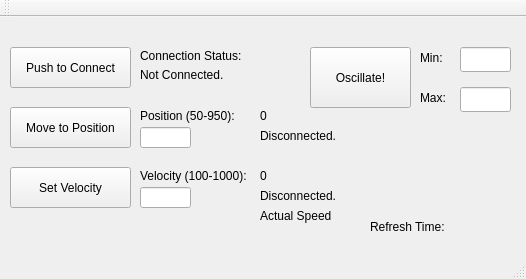
<?xml version="1.0" encoding="UTF-8"?>
<ui version="4.0">
 <class>MainWindow</class>
 <widget class="QMainWindow" name="MainWindow">
  <property name="geometry">
   <rect>
    <x>0</x>
    <y>0</y>
    <width>526</width>
    <height>279</height>
   </rect>
  </property>
  <property name="windowTitle">
   <string>MainWindow</string>
  </property>
  <widget class="QWidget" name="centralWidget">
   <widget class="QPushButton" name="connectButton">
    <property name="geometry">
     <rect>
      <x>10</x>
      <y>30</y>
      <width>121</width>
      <height>41</height>
     </rect>
    </property>
    <property name="text">
     <string>Push to Connect</string>
    </property>
   </widget>
   <widget class="QLabel" name="label_connection">
    <property name="geometry">
     <rect>
      <x>140</x>
      <y>30</y>
      <width>121</width>
      <height>17</height>
     </rect>
    </property>
    <property name="font">
     <font>
      <pointsize>9</pointsize>
     </font>
    </property>
    <property name="text">
     <string>Connection Status:</string>
    </property>
   </widget>
   <widget class="QPushButton" name="posButton">
    <property name="geometry">
     <rect>
      <x>10</x>
      <y>90</y>
      <width>121</width>
      <height>41</height>
     </rect>
    </property>
    <property name="text">
     <string>Move to Position</string>
    </property>
   </widget>
   <widget class="QLineEdit" name="posInput">
    <property name="geometry">
     <rect>
      <x>140</x>
      <y>110</y>
      <width>51</width>
      <height>21</height>
     </rect>
    </property>
   </widget>
   <widget class="QLineEdit" name="velInput">
    <property name="geometry">
     <rect>
      <x>140</x>
      <y>170</y>
      <width>51</width>
      <height>21</height>
     </rect>
    </property>
   </widget>
   <widget class="QLabel" name="label_position">
    <property name="geometry">
     <rect>
      <x>140</x>
      <y>90</y>
      <width>121</width>
      <height>17</height>
     </rect>
    </property>
    <property name="font">
     <font>
      <pointsize>9</pointsize>
     </font>
    </property>
    <property name="text">
     <string>Position (50-950):</string>
    </property>
   </widget>
   <widget class="QLabel" name="label_velocity">
    <property name="geometry">
     <rect>
      <x>140</x>
      <y>150</y>
      <width>121</width>
      <height>17</height>
     </rect>
    </property>
    <property name="font">
     <font>
      <pointsize>9</pointsize>
     </font>
    </property>
    <property name="text">
     <string>Velocity (100-1000):</string>
    </property>
   </widget>
   <widget class="QPushButton" name="velButton">
    <property name="geometry">
     <rect>
      <x>10</x>
      <y>150</y>
      <width>121</width>
      <height>41</height>
     </rect>
    </property>
    <property name="text">
     <string>Set Velocity</string>
    </property>
   </widget>
   <widget class="QLabel" name="connectionStatus">
    <property name="geometry">
     <rect>
      <x>140</x>
      <y>50</y>
      <width>131</width>
      <height>16</height>
     </rect>
    </property>
    <property name="text">
     <string>Not Connected.</string>
    </property>
   </widget>
   <widget class="QLabel" name="posStatus">
    <property name="geometry">
     <rect>
      <x>260</x>
      <y>90</y>
      <width>31</width>
      <height>17</height>
     </rect>
    </property>
    <property name="text">
     <string>0</string>
    </property>
   </widget>
   <widget class="QLabel" name="velStatus">
    <property name="geometry">
     <rect>
      <x>260</x>
      <y>150</y>
      <width>31</width>
      <height>17</height>
     </rect>
    </property>
    <property name="text">
     <string>0</string>
    </property>
   </widget>
   <widget class="QPushButton" name="oscillateButton">
    <property name="geometry">
     <rect>
      <x>310</x>
      <y>30</y>
      <width>101</width>
      <height>61</height>
     </rect>
    </property>
    <property name="text">
     <string>Oscillate!</string>
    </property>
   </widget>
   <widget class="QLineEdit" name="oscMin">
    <property name="geometry">
     <rect>
      <x>460</x>
      <y>30</y>
      <width>51</width>
      <height>25</height>
     </rect>
    </property>
   </widget>
   <widget class="QLineEdit" name="oscMax">
    <property name="geometry">
     <rect>
      <x>460</x>
      <y>70</y>
      <width>51</width>
      <height>25</height>
     </rect>
    </property>
   </widget>
   <widget class="QLabel" name="label_oscMin">
    <property name="geometry">
     <rect>
      <x>420</x>
      <y>30</y>
      <width>31</width>
      <height>21</height>
     </rect>
    </property>
    <property name="text">
     <string>Min:</string>
    </property>
   </widget>
   <widget class="QLabel" name="label_oscMax">
    <property name="geometry">
     <rect>
      <x>420</x>
      <y>70</y>
      <width>31</width>
      <height>21</height>
     </rect>
    </property>
    <property name="text">
     <string>Max:</string>
    </property>
   </widget>
   <widget class="QLabel" name="posStatusEngr">
    <property name="geometry">
     <rect>
      <x>260</x>
      <y>110</y>
      <width>111</width>
      <height>17</height>
     </rect>
    </property>
    <property name="text">
     <string>Disconnected.</string>
    </property>
   </widget>
   <widget class="QLabel" name="velStatusEngr">
    <property name="geometry">
     <rect>
      <x>260</x>
      <y>170</y>
      <width>111</width>
      <height>17</height>
     </rect>
    </property>
    <property name="text">
     <string>Disconnected.</string>
    </property>
   </widget>
   <widget class="QLabel" name="label_Refresh">
    <property name="geometry">
     <rect>
      <x>370</x>
      <y>200</y>
      <width>151</width>
      <height>20</height>
     </rect>
    </property>
    <property name="text">
     <string>Refresh Time:</string>
    </property>
   </widget>
   <widget class="QLabel" name="velStatusReal">
    <property name="geometry">
     <rect>
      <x>260</x>
      <y>190</y>
      <width>91</width>
      <height>17</height>
     </rect>
    </property>
    <property name="text">
     <string>Actual Speed</string>
    </property>
   </widget>
  </widget>
  <widget class="QMenuBar" name="menuBar">
   <property name="geometry">
    <rect>
     <x>0</x>
     <y>0</y>
     <width>526</width>
     <height>22</height>
    </rect>
   </property>
  </widget>
  <widget class="QToolBar" name="mainToolBar">
   <attribute name="toolBarArea">
    <enum>TopToolBarArea</enum>
   </attribute>
   <attribute name="toolBarBreak">
    <bool>false</bool>
   </attribute>
  </widget>
  <widget class="QStatusBar" name="statusBar"/>
 </widget>
 <layoutdefault spacing="6" margin="11"/>
 <resources/>
 <connections/>
</ui>
